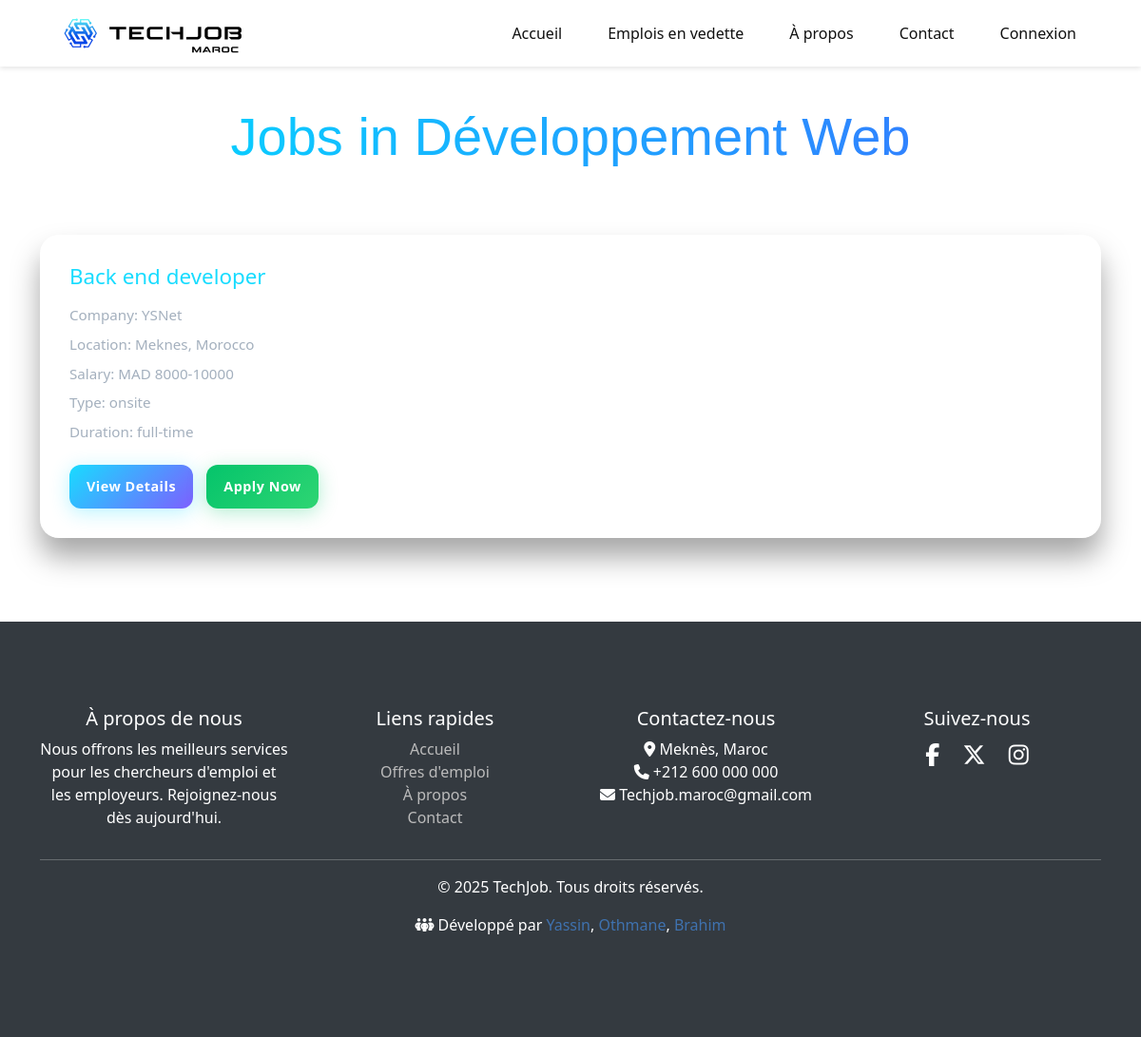
Page /Pages/JobsListing.php?category=1 on the earlier database version.
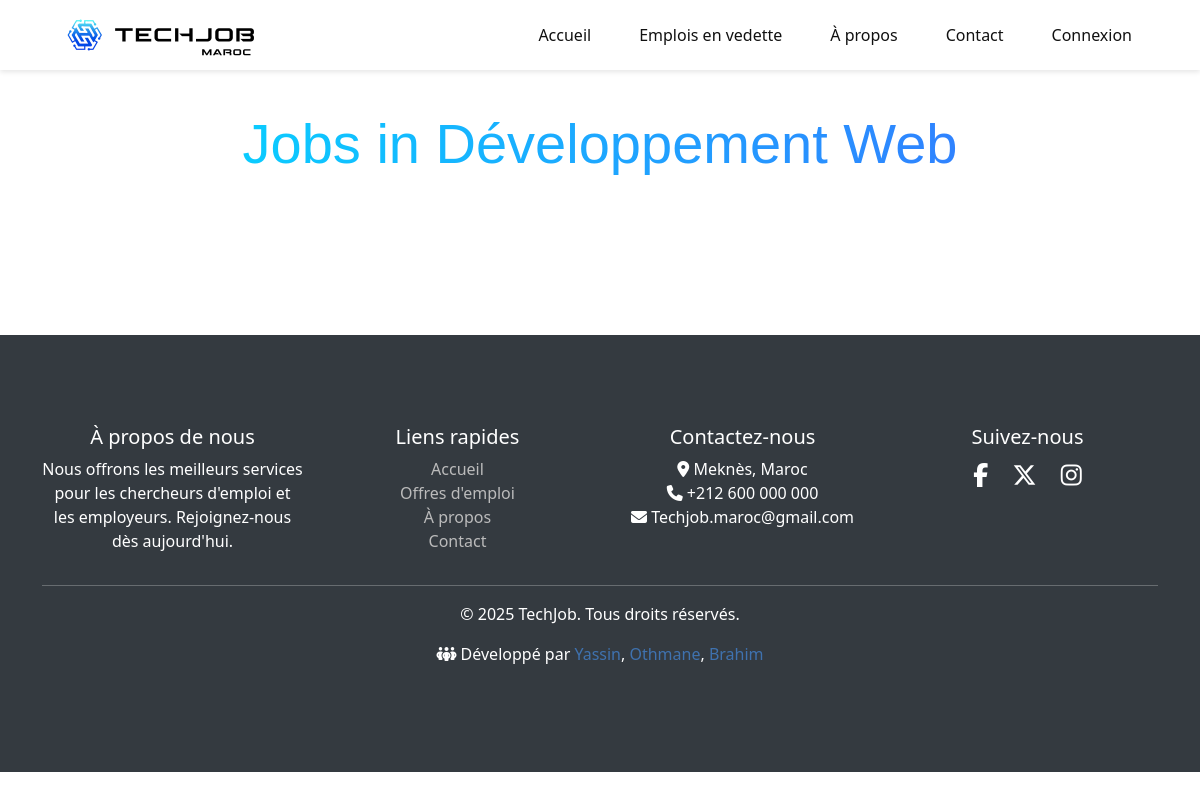
Same page on the later database version.
### tables this page shows
CREATE TABLE IF NOT EXISTS `jobs` (
  `id` int(11) NOT NULL AUTO_INCREMENT,
  `postedBy` varchar(255) NOT NULL,
  `category` int(11) NOT NULL,
  `title` varchar(255) NOT NULL,
  `companyName` varchar(255) NOT NULL,
  `location` varchar(255) NOT NULL,
  `salaryRange` varchar(255) DEFAULT NULL,
  `duration` enum('part-time','full-time','contract','internship') NOT NULL,
  `type` enum('remote','onsite','mission') NOT NULL,
  `datePosted` datetime NOT NULL DEFAULT current_timestamp(),
  `skills` text DEFAULT NULL,
  `status` enum('active','closed') NOT NULL DEFAULT 'active',
  `numberOfApplicants` int(11) NOT NULL DEFAULT 0,
  `description` text NOT NULL,
  `requirements` text NOT NULL,
  `specializations` varchar(255) NOT NULL,
  `experience` enum('entry-level','mid-level','senior-level','expert-level') NOT NULL,
  PRIMARY KEY (`id`),
  KEY `postedBy` (`postedBy`),
  KEY `category` (`category`),
  CONSTRAINT `jobs_ibfk_1` FOREIGN KEY (`postedBy`) REFERENCES `users` (`userId`) ON DELETE CASCADE,
  CONSTRAINT `jobs_ibfk_2` FOREIGN KEY (`category`) REFERENCES `categories` (`id`) ON DELETE CASCADE
);

### Pages/JobsListing.php (the view, shortened to what this page needs)
<?php
require_once "../includes/helper-functions.php";
$default = 0;
$categoryId = isset($_GET['category']) ? intval($_GET['category']) : $default;
if ($categoryId == $default) {
    $jobs = fetchAllJobs();
    $categoryName = 'Trouvez votre emploi de rêves. Postulez maintenant !';
} else {
    $categoryName = "Jobs in " . fetchCategoryName($categoryId);
    $jobs = fetchJobsByCategory($categoryId);
}
?>
<!DOCTYPE html>
<html lang="en">
    <head>
        <link rel="stylesheet" href="../styles/generalStyles.css">
        <link rel="stylesheet" href="../styles/HomePage/header.css">
        <link rel="stylesheet" href="../styles/HomePage/footer.css">
        <link rel="stylesheet" href="../styles/HomePage/common-styles.css">
        <link rel="stylesheet" href="../css/jobs.css">
    </head>
    <body>
    <?php
        include_once '../includes/applicant-header.php';
    ?>
    <div class="container">
        <h1 class="page-title"><?= htmlspecialchars($categoryName) ?></h1>
        <div class="job-list">
            <?php foreach ($jobs as $job): ?>
                <?= generateJobMarkup($job); ?>
            <?php endforeach; ?>
        </div>
    </div>
    <?php include_once '../includes/footer.php'; ?>
        <?php include_once('../includes/footer.php') ?>
</body>
</html>

### includes/helper-functions.php (shortened to what this page needs)
<?php
function fetchJobsByCategory($categoryId) {
    $conn = connectDB();
    $categoryId = mysqli_real_escape_string($conn, $categoryId);
    $sql = "SELECT id, title, companyName, location, salaryRange, type, duration, datePosted
            FROM jobs WHERE category = $categoryId AND status = 'active'";
    $result = mysqli_query($conn, $sql);
    $jobs = [];
    if ($result) {
        while ($row = mysqli_fetch_assoc($result)) {
            $jobs[] = $row;
        }
    }
    return $jobs;
}
function fetchCategoryName($categoryId) {
    $conn = connectDB();
    $categoryId = mysqli_real_escape_string($conn, $categoryId);
    $sql = "SELECT title FROM categories WHERE id = $categoryId";
    $result = mysqli_query($conn, $sql);
    $categoryName = '';
    if ($result && $row = mysqli_fetch_assoc($result)) {
        $categoryName = $row['title'];
    }
    return $categoryName;
}
function generateJobMarkup($job) {
    return "
    <div class='job-item' data-job-id='{$job['id']}'>
        <h3 class='job-title'>{$job['title']}</h3>
        <p class='company-name'>Company: {$job['companyName']}</p>
        <p class='location'>Location: {$job['location']}</p>
        <p class='salary'>Salary: {$job['salaryRange']}</p>
        <p class='job-type'>Type: {$job['type']}</p>
        <p class='duration'>Duration: {$job['duration']}</p>
        <button class='view-details' onclick='openModal({$job['id']})'>View Details</button>
        <form action='../Pages/JobApplication.php?jobId={$job['id']}' method='post' style='display:inline;'>
            <input type='hidden' name='jobId' value='{$job['id']}'>
            <button type='submit' class='apply-button'>Apply Now</button>
        </form>
    </div>";
}
?>

Differences in the rows shown:
removed jobs: title "Back end developer", companyName "YSNet", location "Meknes, Morocco", salaryRange "MAD 8000-10000", type "onsite", duration "full-time"
